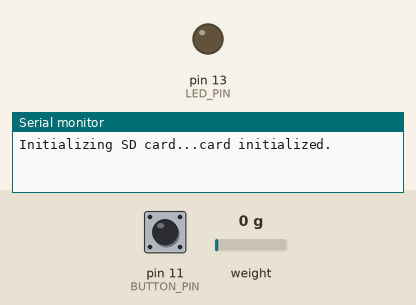
Simulated run of this sketch. Board: Teensy 4. Shown: output pins drawn as LEDs (lit = HIGH), the last lines printed to the serial monitor. Inputs (shaded band) come from the test bench; at power-on: pin 11 (BUTTON_PIN) HIGH, weight on the scale 0 g. Storage starts empty; EEPROM starts erased.

Above: at 4.2 s.
4.3 s: pin 11 (BUTTON_PIN) pulled LOW for 3.2 s
At 8.7 s:
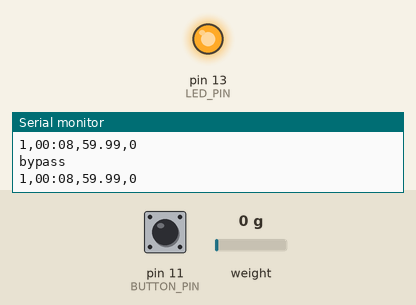
Timing chart, 0 to 10.2 s (numbered marks = the images above; inputs shaded):
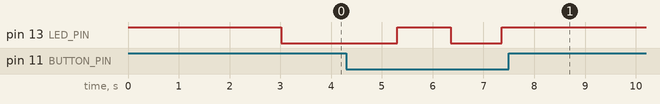

The sketch:

AmplifierRecorder.ino
```cpp
#include "HX711.h"
#include <SD.h>
#include <SPI.h>
#include <EEPROM.h>


#define calibration_factor -7050.0 //This value is obtained using the SparkFun_HX711_Calibration sketch

#define DOUT 1
#define CLK 0
#define LED_PIN 13
#define BUTTON_PIN 11
#define FILELOG 1

//error variables
bool LED = 0;
IntervalTimer blinker;


//debouncing variables
int elapsedTime = 0;
bool checking = false;
int pressTime = 1000;

//state variables
const int states = 2;
int state = 0;
/*  state -1 -> error
 *  state 0 -> No Recording
 *  state 1 -> Recording
 */
bool recording = false;


//SD Card
const int chipSelect = BUILTIN_SDCARD;
int fileNum = 0;


HX711 loadCell;


void setup() {
  //Begin Serial
  Serial.begin(9600);

  //Setup Pins
  pinMode(LED_PIN, OUTPUT);
  pinMode(BUTTON_PIN, INPUT_PULLUP);

  //Setup Functions
  digitalWrite(LED_PIN, HIGH);
  incrementFileNum();
  setupSDCard();
  setupLoadCell();
  delay(2000);
  digitalWrite(LED_PIN, LOW);

}

void loop() {

  checkButton();

  switch (state){
    case -1: //Error State
      LED = !LED;
      digitalWrite(LED_PIN, LED);
      delay(500);
      break;
    case 0: //Normal State
      normal();
      break;
    case 1: //Recording State
      record();
      break;
    default: //Should not reach
      Serial.println("Case Error");
      break;
  }
}


void record(){

  digitalWrite(LED_PIN, HIGH); //Turn LED on

  // Start Recording if not recording
  if (!recording)
  {
    recording = true;
    incrementFileNum();
  }
  else
  {
     // Make a string for assembling the data to log:
    String dataString = String(fileNum);

    // grab a timestamp
    unsigned long t = millis();
    int tim[2];
    tim[0] = (t/1000)%60;
    tim[1] = (t/60000)%60;

    dataString += ",";

    for (int i = 1; i >=0; i--){
       if (tim[i] < 10) dataString += "0";
       dataString +=  tim[i];
      if (i >0) dataString += ":";
      else dataString += ",";
    }

    // Grab the data from the HX711 and apply calibration
    dataString += String((loadCell.read() +560614) * 0.000107) + ",";
    dataString += String(loadCell.read());

    // Open the data file
    File dataFile = SD.open("dataLog.csv", FILE_WRITE);

    // If the file is available, write to it:
    if (dataFile) {
      dataFile.println(dataString);
      dataFile.close();
      // print to the serial port too:
      Serial.println(dataString);
    }
    // if the file isn't open, pop up an error and set the state to Error
    else {
      Serial.println("error opening datalog.csv");
      state = -1;
    }
  }

}


void normal(){ // Turn the LED off
  digitalWrite(LED_PIN, LOW);
  recording = false;
}

void incrementFileNum(){ //Increment the file num in EEPROM
  fileNum = (int)EEPROM.read(FILELOG);
  EEPROM.write(FILELOG, fileNum+1);
}


void setupSDCard(){
  Serial.print("Initializing SD card...");
  if (!SD.begin(chipSelect)) {
    Serial.println("Card failed, or not present");
    state = -1;
    return;
  }
  Serial.println("card initialized.");
}

void setupLoadCell(){ //Update/remove?
  loadCell.begin(DOUT, CLK);
  loadCell.set_scale(calibration_factor);
  loadCell.tare();
}


void checkButton(){ //Basic button debouncing
   if (!digitalRead(BUTTON_PIN)){
    if (!checking)
    {
      elapsedTime = millis();
      checking = true;
    }
    else
    {
      if (millis() - elapsedTime> pressTime) {
        if (!digitalRead(BUTTON_PIN)){
          Serial.println("switched");

          incrementState();

          checking = false;
        }
      }
    }
  }
  else if (checking && millis() - elapsedTime> pressTime)
  {
    Serial.println("bypass");
    checking = false;
  }
}


void incrementState(){
  if (state != -1) state = (state +1)%states;
}
```

Measured:
- after the input at 4.3 s, pin 13 (LED_PIN): LOW → HIGH after 1.0 s, → LOW 1.1 s later, → HIGH 1.0 s later
